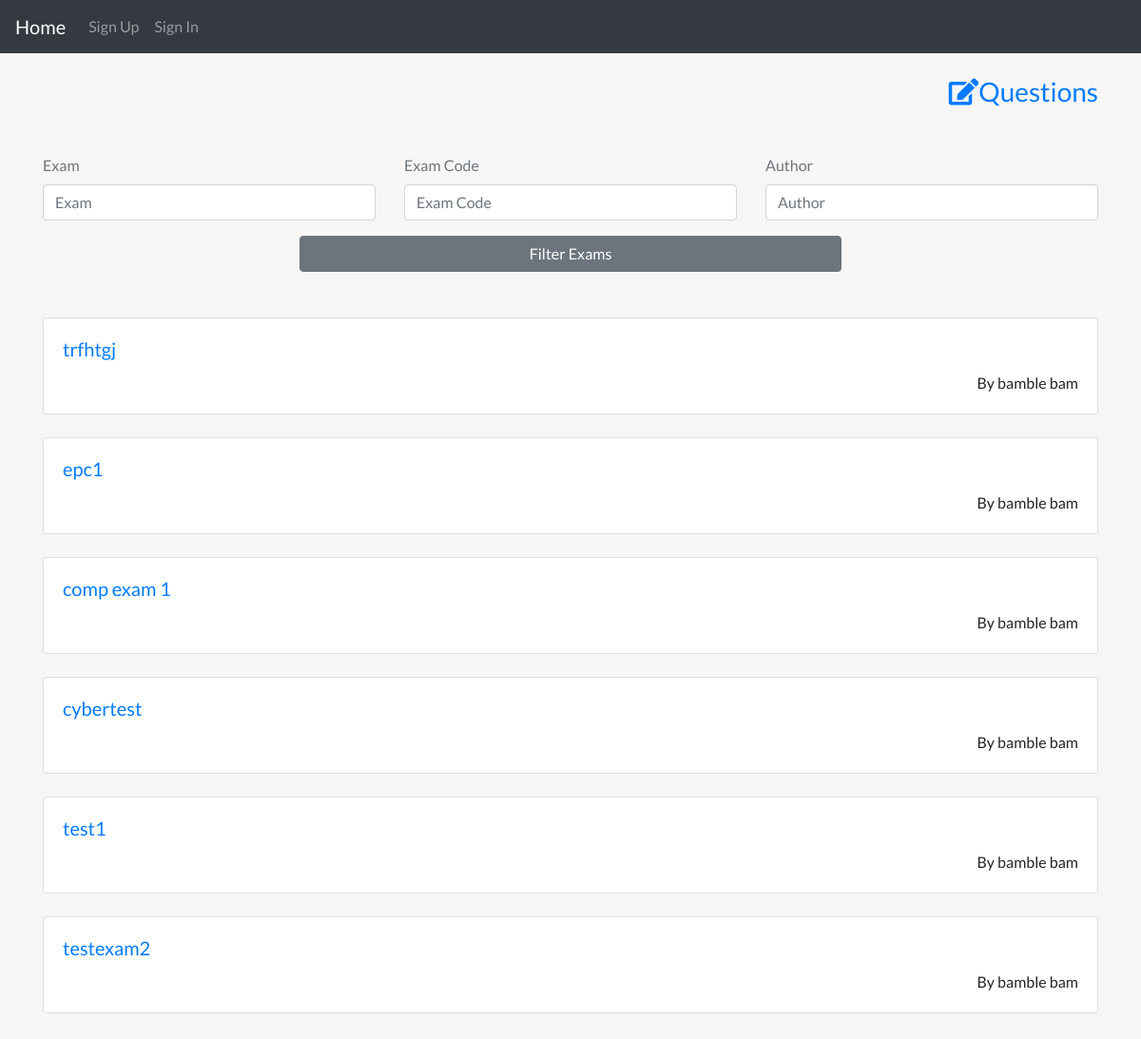
/quiz/exams/, run on the app's committed database.
### quiz/models.py (models this page shows, shortened)
class Exam(models.Model):
    author = models.ForeignKey(
        User, on_delete=models.CASCADE, null=True, blank=True)
    num_questions = models.IntegerField(default=5, validators=[
        MinValueValidator(1), MaxValueValidator(100)])
    questions = models.ManyToManyField(Question, symmetrical=False)
    title = models.CharField(max_length=200)
    slug = models.SlugField(max_length=200, null=True, blank=True)
    date_added = models.DateTimeField(auto_now_add=True)
    exam_code = models.CharField(
        max_length=200, default=uuid4().hex[:6], null=True, blank=True)
    is_private = models.BooleanField(default=False)

### user_auth/models.py (models this page shows, shortened)
class User(AbstractUser):
    first_name = models.CharField(max_length=200, null=True, blank=True)
    last_name = models.CharField(max_length=200, null=True, blank=True)
    roll_no = models.CharField(max_length=200, null=True, blank=True)
    username = models.CharField(max_length=200, unique=True)
    email = models.CharField(max_length=200, unique=True)
    slug = models.SlugField()
    is_teacher = models.BooleanField(default=False)
    def __str__(self):
        return str(self.first_name)+" "+str(self.last_name)

### quiz/views.py (the view)
# urls.py: path("exams/", views.ExamListView.as_view(), name='exam-home'),
class ExamListView(FilterView):
    model = Exam
    paginate_by = 10
    template_name = "quiz/exam_home.html"
    filterset_class = ExamFilter
    def get_queryset(self):
        exams = super().get_queryset()
        return exams.order_by('-date_added')
    def get_context_data(self, **kwargs):
        context = super().get_context_data(**kwargs)
        request_copy = self.request.GET.copy()
        params = request_copy.pop('page', True) and request_copy.urlencode()
        context['params'] = params
        return context

### quiz/templates/quiz/exam_home.html (shortened to what this page needs)
{% extends 'layouts/normal_page.html' %}
{% load widget_tweaks %}
{% block content %}
<div class="container mt-4">
    <div class="w-100 text-right">
        <a href="{% url 'quiz-home' %}">
            <h3> <i class="fas fa-edit"></i>Questions</h3>
        </a>
    </div>
</div>
<div class="container">
    <form action="" class="row my-5">
        <div class="form-group input-field col-lg-4">
            {{filter.form.title__icontains|add_class:"form-control"|attr:"placeholder:Exam"}}
            <label for="">Exam</label>
        </div>
        <div class="form-group input-field col-lg-4">
            {{filter.form.exam_code|add_class:"form-control"|attr:"placeholder:Exam Code"}}
            <label for="">Exam Code</label>
        </div>
        <div class="form-group input-field col-lg-4">
            {{filter.form.author|add_class:"form-control"|attr:"placeholder:Author"}}
            <label for="">Author</label>
        </div>
        <div class="w-100 d-flex justify-content-center">
            <button type="submit" class="btn btn-secondary w-50">Filter Exams</button>
        </div>
    </form>
</div>
<div class="container">
    {% for exam in object_list %}
    <div class="card my-4 ques-card">
        <div class="card-body">
            <h5 class="card-title"><a href="{% url 'new-exam-response' exam.slug %}">{{exam.title}}</a></h5>
            <p class="card-text text-right">By {{exam.author}}</p>
        </div>
    </div>
    {% endfor %}
</div>
<br>
{% endblock %}

### static/css/normal_styles.css (style rules this page uses)
body, html { height: 100%; -webkit-box-sizing: border-box; box-sizing: border-box; background-color: #f6f6f6; font-family: "Lato", sans-serif; }
.input-field { display: -webkit-box; display: -ms-flexbox; display: flex; -webkit-box-orient: vertical; -webkit-box-direction: reverse; -ms-flex-direction: column-reverse; flex-direction: column-reverse; }
.input-field label { color: #6c757d; }

### data on the page
Exam: title "trfhtgj", author "bamble bam"
Exam: title "epc1", author "bamble bam"
Exam: title "comp exam 1", author "bamble bam"
Exam: title "cybertest", author "bamble bam"
Exam: title "test1", author "bamble bam"
Exam: title "testexam2", author "bamble bam"
